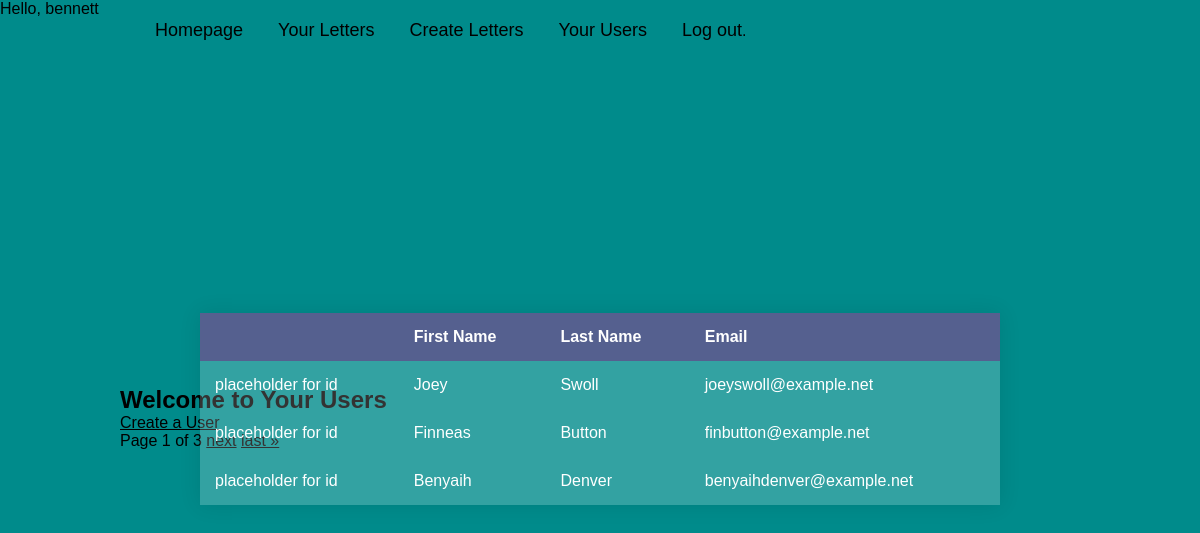
/letter/user (signed in), run on the app's committed database.
### letter/models.py (models this page shows, shortened)
class LetterUser(models.Model):
    first_name = models.CharField(max_length=30)
    last_name = models.CharField(max_length=30)
    email = models.EmailField("User Email",  unique=True)

### letter/views.py (the view)
# urls.py: path('letter/user', views.LetterUserView.as_view(), name='letter_user'),
class LetterUserView(LoginRequiredMixin, ListView):
    login_url = reverse_lazy('login')
    template_name = 'letter/letter_user.html'
    model = LetterUser
    paginate_by = 3

### letter/templates/letter/letter_user.html (shortened to what this page needs)
{% extends 'base.html' %}
{% load static %}
{% block content %}
    <div>
        <h1>Welcome to Your Users</h1>
        {% url 'create_letter_user' as create_letter_user %}
        <div><a class="nav-item{% if request.path == create_letter_user %} current-page{% endif %}" href="{% url 'create_letter_user' %}">Create a User</a></div>
          <div class="container">
            <table class="letter-table">
                <thead>
                    <tr>
                        <th></th>
                        <th>First Name</th>
                        <th>Last Name</th>
                        <th>Email</th>
                    </tr>
                </thead>
                <tbody>
                    {% for user in object_list %}
                    <tr>
                        <td>placeholder for id</td>
                        <td>{{ user.first_name }}</td>
                        <td>{{ user.last_name }}</td>
                        <td>{{ user.email }}</td>
                    </tr>
                    {% endfor %}
                </tbody>
            </table>
        </div>
        {% if is_paginated %}
            <div class="pagination">
                Page {{ page_obj.number }} of {{ page_obj.paginator.num_pages }}
                {% if page_obj.has_next %}
                <a href="/letter/user?page={{ page_obj.next_page_number }}">next</a>
                <a href="?page={{ page_obj.paginator.num_pages }}">last &raquo;</a>
                {% endif %}
            </div>
        {% endif %}
    </div>
{% endblock content %}

### proj_site/templates/base.html (shortened to what this page needs)
{% load static %}
<!DOCTYPE html>
<html lang="en">
  <head>
    <link rel="stylesheet" type="text/css" href="{% static 'proj_site/main.css' %}" />
    {% if user.is_authenticated %}
      Hello, {{ user.username }}
    {% else %}
      Hello Person!
    {% endif %}
  </head>
  <body>
      <header class="base-header">
        <nav class="base-navbar">
          {% block topnav %}
          {% url 'create_letter' as create_letter %}
          {% url 'letter' as letter %}
          {% url 'home' as home %}
          {% url 'letter_user' as letter_user %}
          <a class="nav-item{% if request.path == home %} current-page{% endif %}" href="{% url 'home' %}">Homepage</a>
          {% if user.is_authenticated %}
            <a class="nav-item{% if request.path == letter %} current-page{% endif %}" href="{% url 'letter' %}">Your Letters</a>
            <a class="nav-item{% if request.path == create_letter %} current-page{% endif %}" href="{% url 'create_letter' %}">Create Letters</a>
            <a class="nav-item{% if request.path == letter_user %} current-page{% endif %}" href="{% url 'letter_user' %}">Your Users</a>
            <a class="nav-items" href="{% url 'logout' %}?next=/">Log out</a>.
          {% else %}
            Not logged in.
            <a href="{% url 'login' %}?next=/">Log in</a>.
          {% endif %}
          {% endblock topnav %}
        </nav>
      </header>
    <section id="main">
      {% block content %}{% endblock content %}
    </section>
  </body>
</html>

### proj_site/static/proj_site/main.css (style rules this page uses)
* { color: black; margin: 0; padding: 0; box-sizing: border-box; font-family: 'Poppins', sans-serif; }
body { background: darkcyan; }
#main { height: 100vh; background-position: center; display: flex; align-items: center; padding: 0 10%; color: black; }
.base-navbar { position: fixed; top: 0; left: 0; width: 100%; padding: 20px 10%; background: transparent; display: flex; justify-content:left; align-items: center; z-index: 100; }
.base-navbar a { font-size: 18px; color: black; text-decoration: none; font-weight: 500; margin-left: 35px; transition: .3s; }
.container { position: absolute; top: 50%; left: 50%; transform: translate(-50%, -50%); }
table { width: 800px; border-collapse: collapse; overflow: hidden; box-shadow: 0 0 20px rgba(0,0,0,0.1); }
th, td { padding: 15px; background-color: rgba(255,255,255,0.2); color: #fff; }
th { text-align: left; }

### data on the page
LetterUser: first_name "Joey", last_name "Swoll", email "joeyswoll@example.net"
LetterUser: first_name "Finneas", last_name "Button", email "finbutton@example.net"
LetterUser: first_name "Benyaih", last_name "Denver", email "benyaihdenver@example.net"

### other printed values
{{ user.username }} "bennett"
{{ page_obj.number }} "1"
{{ page_obj.paginator.num_pages }} "3"
